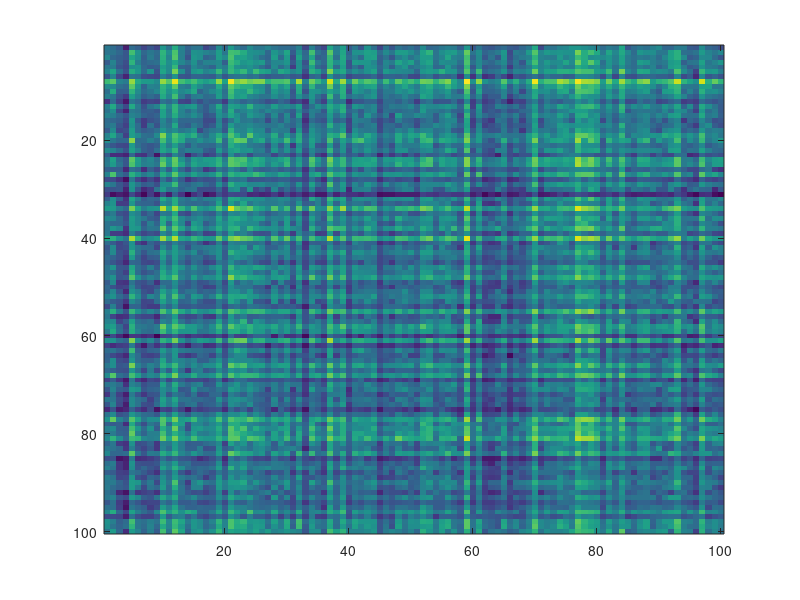

MATLAB code for this plot: (Note: this script raises an error after producing the figure.)
clear; close all; clc;

% 行列のサイズ
I = 100; % Xの行数
J = 100; % Xの列数
K = 10; % 基底数

% パラメータ
nItr = 1000; % 更新式の反復回数

% 非負観測行列の生成
trueW = rand(I, K); % 非負乱数（開区間(0, 1)）
trueH = rand(K, J); % 非負乱数（開区間(0, 1)）
X = trueW * trueH; % ランクKの非負観測行列

% Xの表示
figure; imagesc(X);

[W_EU, H_EU] = NMF(X, K, "convergenceCurve",true,"nItr",nItr,"typeCostFunction","EU");

% 近似された観測行列の表示
Xhat_EU = W_EU*H_EU;
figure; imagesc(Xhat_EU);